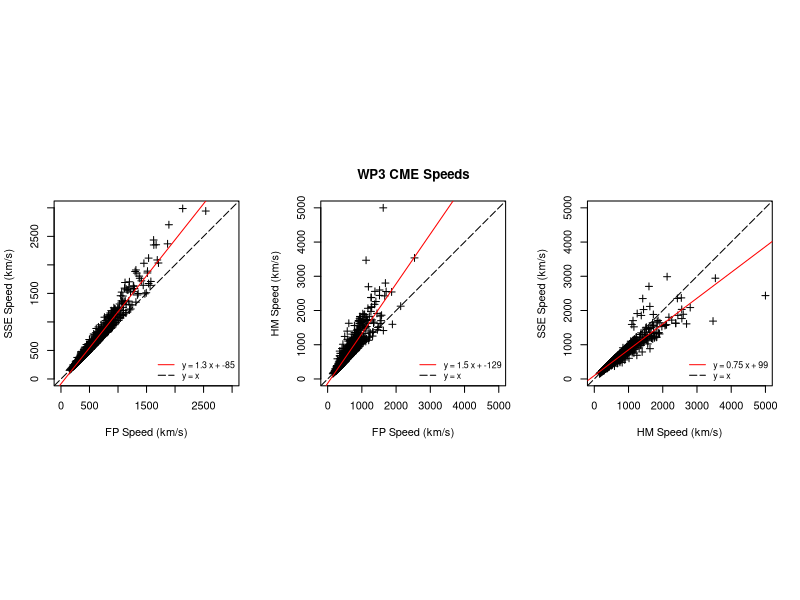

The R source for this figure:
# Read in the WP3 CSV file
wp3 <- read.csv("HCME_WP3_V02.csv")

# Print the number of rows and variables, and names of the variables
dim(wp3)
names(wp3)

names(wp3) <- c("ID",
		"Date",
		"Spacecraft",
		"LN",
		"PA_N",
		"LS",
		"PA_S",
		"Quality",
		"PA_Fit",
		"FP_Speed",
		"FP_SpeedErr",
		"FP_Phi",
		"FP_PhiErr",
		"FP_HEEQLon",
		"FP_HEEQLat",
		"FP_CarrLon",
		"FP_LaunchUTC",
		"SSE_Speed",
                "SSE_Speed Err",
                "SSE_Phi",
                "SSE_PhiErr",
                "SSE_HEEQLon",
                "SSE_HEEQLat",
                "SSE_CarrLon",
                "SSE_LaunchUTC",
		"HM_Speed",
                "HM_Speed Err",
                "HM_Phi",
                "HM_PhiErr",
                "HM_HEEQLon",
                "HM_HEEQLat",
                "HM_CarrLon",
                "HM_LaunchUTC")


# Simple plots

#dev.copy("CME_speeds.png",width=8,height=8,unit="in",res=300)
pdf("CME_Speeds_FP_SSE.pdf",width=8,height=3)
par(mfrow=c(1,3),pty="s")
plot(wp3$FP_Speed, wp3$SSE_Speed, 
	xlab="FP Speed (km/s)", ylab="SSE Speed (km/s)",#main="WP3 CME Speeds",
	xlim=c(0,3000), ylim=c(0,3000),
	pch=3)
abline(0,1,col="black",lty=5)
reg <- lm(wp3$SSE_Speed~wp3$FP_Speed)
abline(reg,col="red")
legend("bottomright",c(paste("y =",signif(reg$coefficients[[2]],digits=2),"x +",round(reg$coefficients[[1]])),"y = x"),lty=c(1,5),col=c("red","black"),bty="n",cex=0.8)

plot(wp3$FP_Speed, wp3$HM_Speed,
        xlab="FP Speed (km/s)", ylab="HM Speed (km/s)",main="WP3 CME Speeds",
        xlim=c(0,5000), ylim=c(0,5000),
        pch=3)
abline(0,1,col="black",lty=5)
reg <- lm(wp3$HM_Speed~wp3$FP_Speed)
abline(reg,col="red")
legend("bottomright",c(paste("y =",signif(reg$coefficients[[2]],digits=2),"x +",round(reg$coefficients[[1]])),"y = x"),lty=c(1,5),col=c("red","black"),bty="n",cex=0.8)

plot(wp3$HM_Speed, wp3$SSE_Speed,
        xlab="HM Speed (km/s)", ylab="SSE Speed (km/s)",#main="WP3 CME Speeds",
        xlim=c(0,5000), ylim=c(0,5000),
        pch=3)
abline(0,1,col="black",lty=5)
reg <- lm(wp3$SSE_Speed~wp3$HM_Speed)
abline(reg,col="red")
legend("bottomright",c(paste("y =",signif(reg$coefficients[[2]],digits=2),"x +",round(reg$coefficients[[1]])),"y = x"),lty=c(1,5),col=c("red","black"),bty="n",cex=0.8)


dev.off()


